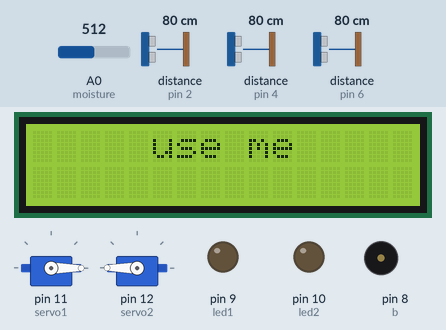
Bench run of a sketch on a simulated Arduino Uno, built with avr-gcc and run on an emulated ATmega328P. On the bench: 16×2 character LCD, 2 × servo, output pins drawn as LEDs (lit = HIGH), buzzer (waves = sounding). Wiring (inferred from the names in the program): 3 × ultrasonic range finder: trigger pin 3, echo pin 2 / trigger pin 5, echo pin 4 / trigger pin 7, echo pin 6. The inputs (shaded band) are chosen by the test bench; at power-on: distance to the obstacle (sensors on pin 2, pin 4, pin 6) 80 cm, A0 (moisture) = 512. The echo pulse lasts 58.3 µs per cm; pins used as bus, display or sensor lines are not drawn.

Above: at 1.2 s.
1.3 s: distance to the obstacle (sensor on pin 2) set to 23 cm
2.8 s: distance to the obstacle (sensor on pin 2) set to 19 cm
At 3.16 s:
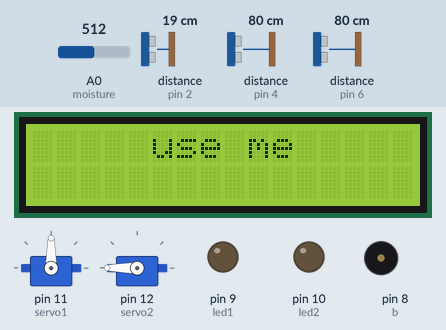
4.8 s: distance to the obstacle (sensor on pin 4) set to 13 cm
6.3 s: distance to the obstacle (sensor on pin 4) set to 10 cm
At 6.9 s:
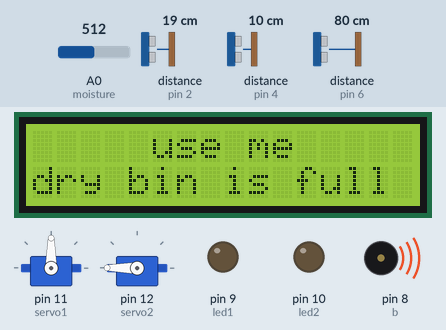
At 8.7 s:
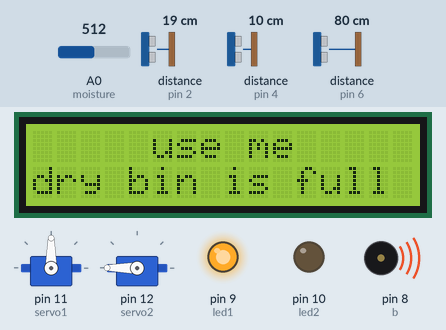
9.3 s: distance to the obstacle (sensor on pin 6) set to 13 cm
11.7 s: distance to the obstacle (sensor on pin 6) set to 10 cm
At 13.7 s:
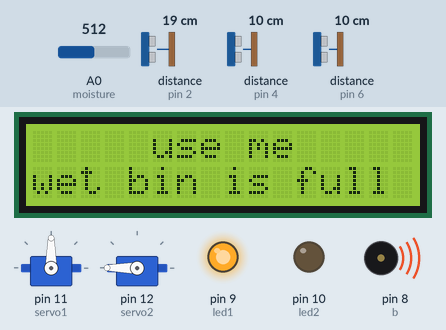
Timing chart, 0 to 15.7 s (numbered marks = the images above; inputs shaded):
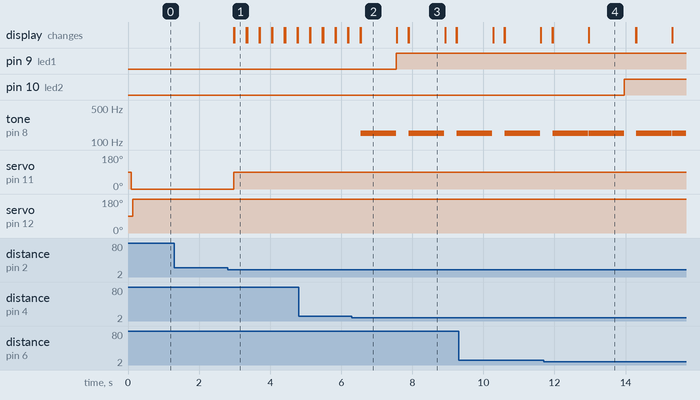

Measured:
- the behaviour switches between 22 and 21 cm on distance to the obstacle (sensor on pin 2) (found by bisection; images 0 and 1)
- the behaviour switches between 12 and 11 cm on distance to the obstacle (sensor on pin 4) (found by bisection; images 1 and 2)
- the behaviour switches between 12 and 11 cm on distance to the obstacle (sensor on pin 6) (found by bisection; images 3 and 4)
- after the input at 1.3 s, every drawn part: stays the same
- after the input at 2.8 s, servo on pin 11 (servo1): 0° → 90° after 0.17 s; the display: first changes after 0.17 s (image 1 shows a later state)
- after the input at 6.3 s, pin 9 (led1): LOW → HIGH after 1.2 s; tone on pin 8 (b): alternates 150 Hz for 1.0 s and silent for 0.35 s, starting after 0.25 s; the display: first differs from a run without the input after 0.25 s (image 2)
- after the input at 11.7 s, pin 10 (led2): LOW → HIGH after 2.3 s; the display: first differs from a run without the input after 1.3 s (image 4)
- what the display in image 2 shows lasts 1.1 s, from 6.5 s to 7.6 s

The sketch:

smart_dustbin.ino
```cpp
 #include <Adafruit_LiquidCrystal.h>
#include <Servo.h>
Servo servo1;
Servo servo2;
int echo1 = 2, trig1 = 3;
int echo2 = 4, trig2 = 5;
int echo3 = 6, trig3 = 7;
int b = 8;
int led1 = 9;
int led2 = 10;
int moisture = A0;
int sensorvalue = 0;
int sd1, sd2, sd3;

Adafruit_LiquidCrystal lcd_1(0);

void setup() {
  lcd_1.begin(16, 2);
  pinMode(trig1, OUTPUT);
  pinMode(echo1, INPUT);
  pinMode(trig2, OUTPUT);
  pinMode(echo2, INPUT);
  pinMode(trig3, OUTPUT);
  pinMode(echo3, INPUT);
  pinMode(b, OUTPUT);
  pinMode(led1, OUTPUT);
  pinMode(led2, OUTPUT);
  pinMode(moisture, INPUT);
  servo1.attach(11);
  servo2.attach(12);
  Serial.begin(9600);
  lcd_1.setBacklight(1);
  lcd_1.setCursor(5, 0);
  lcd_1.print("use me");
}

void loop() {
  sensorvalue = analogRead(A0);

  // ultra 1 – Door Opening
  int duration1;
  int distance1Cm;
  digitalWrite(trig1, LOW);
  delayMicroseconds(2);
  digitalWrite(trig1, HIGH);
  delayMicroseconds(10);
  digitalWrite(trig1, LOW);
  duration1 = pulseIn(echo1, HIGH);
  distance1Cm = duration1 * 0.034 / 2;
  sd1 = distance1Cm;

  if (sd1 <= 20) {
    servo1.write(90);
    lcd_1.setCursor(0, 1);
    lcd_1.print("  door opening ");
  } else {
    servo1.write(0);
    lcd_1.setCursor(0, 1);
    lcd_1.print("                ");
  }

  // ultra 2 – Dry waste
  int duration2;
  int distance2Cm;
  digitalWrite(trig2, LOW);
  delayMicroseconds(2);
  digitalWrite(trig2, HIGH);
  delayMicroseconds(10);
  digitalWrite(trig2, LOW);
  duration2 = pulseIn(echo2, HIGH);
  distance2Cm = duration2 * 0.034 / 2;
  sd2 = distance2Cm;

  if (sd2 <= 10) {
    lcd_1.setCursor(0, 1);
    lcd_1.print("dry bin is full");
    tone(b, 150);
    delay(1000);
    noTone(b);
    digitalWrite(led1, HIGH);
  } else {
    noTone(b);
    digitalWrite(led1, LOW);
    lcd_1.setCursor(0, 1);
    lcd_1.print("                ");
  }

  // ultra 3 – Wet waste
  int duration3;
  int distance3Cm;
  digitalWrite(trig3, LOW);
  delayMicroseconds(2);
  digitalWrite(trig3, HIGH);
  delayMicroseconds(10);
  digitalWrite(trig3, LOW);
  duration3 = pulseIn(echo3, HIGH);
  distance3Cm = duration3 * 0.034 / 2;
  sd3 = distance3Cm;

  if (sd3 <= 10) {
    lcd_1.setCursor(0, 1);
    lcd_1.print("wet bin is full");
    tone(b, 150);
    delay(1000);
    noTone(b);
    digitalWrite(led2, HIGH);
  } else {
    noTone(b);
    digitalWrite(led2, LOW);
    lcd_1.setCursor(0, 1);
    lcd_1.print("                ");

  }

  // servo2 and moisture
  if (sensorvalue >= 500) {
    servo2.write(180);
  } else if (sensorvalue <= 100) {
    servo2.write(0);
  } else {
    servo2.write(90);
  }

  delay(300);
}
```
